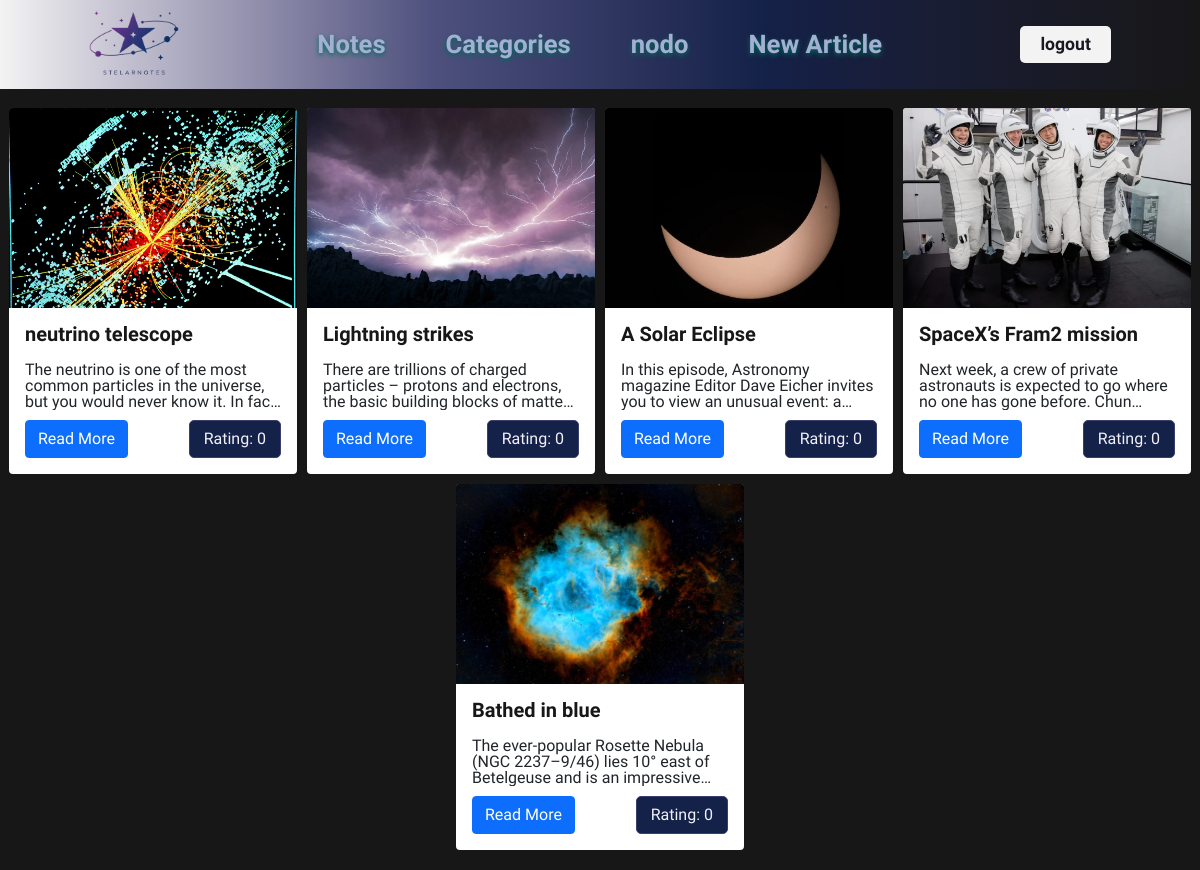
/user/nodo/, run on an earlier commit of the app's database.
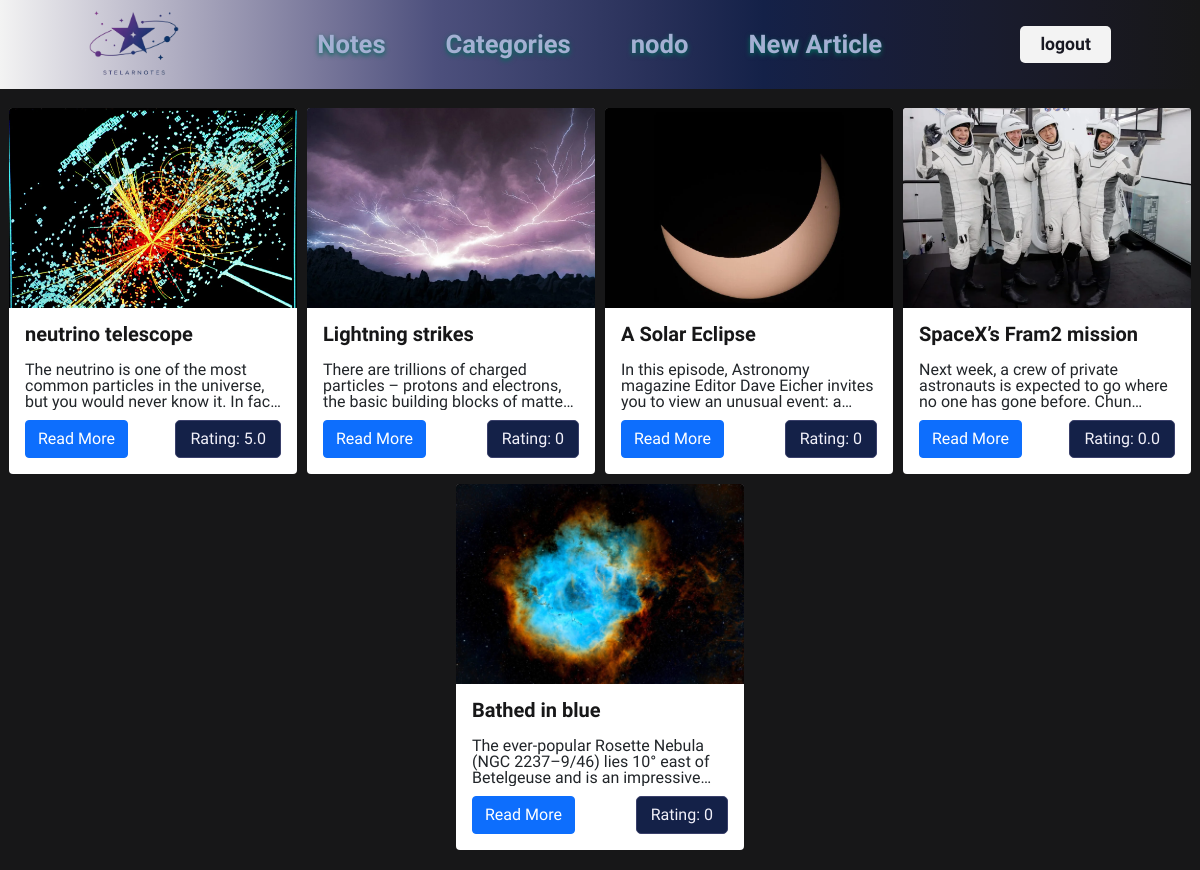
And on a later commit of the database.
### core/models.py (models this page shows, shortened)
class ArticleModel(models.Model):
    author = models.ForeignKey(User, on_delete=models.CASCADE)
    thumbnail = models.ImageField(upload_to="media/")
    title = models.CharField(max_length=200)
    tags = models.ManyToManyField(Tag, blank=True)
    text = models.TextField()
    created_at = models.DateTimeField(auto_now_add=True)
    views = models.IntegerField(default=0)
    def rating(self):
        reviews = self.review_set.all()
        if not reviews:
            return 0
        rating = sum([review.rating for review in reviews]) / len(reviews)
        return rating

class Review(models.Model):
    user = models.ForeignKey("auth.User", on_delete=models.CASCADE)
    article = models.ForeignKey(ArticleModel, on_delete=models.CASCADE)
    rating = models.PositiveSmallIntegerField(validators=[MaxValueValidator(5)])
    class Meta:
        constraints = [
            models.UniqueConstraint(
                fields=["user", "article"], name="unique_user_article"
            )
        ]

### core/views.py (the view)
# urls.py: path("user/<str:username>/", user_articles_view, name="user_articles"),
def user_articles_view(request, username):
    user = get_object_or_404(User, username=username)
    articles = ArticleModel.objects.filter(author=user).order_by("-created_at")
    return render(request, "user_articles.html", {"articles": articles, "user": user})

### core/templatetags/tags.py (called while the page is built)
@register.simple_tag
def get_all_tags():
    return Tag.objects.all()

### templates/user_articles.html (shortened to what this page needs)
{% extends "base.html" %}
{% block content %}
<div class="card_cont" style="width: 100%">
  {% for article in articles %}
    {% include "components/cards.html" %}
  {% empty %}
    <p>No articles available from this user</p>
  {% endfor %}
</div>
{%endblock content %}

### templates/components/cards.html
<div class="card" style="width: 18rem">
  <img src="{{ article.thumbnail.url }}" class="card-img-top" alt="Thumbnail" />
  <div class="card-body">
    <h5 class="card-title">{{ article.title }}</h5>
    <p class="card-text truncate-text">{{ article.text }}</p>
    <div class="btn_and_rating">
      <a href="{% url 'article' article.pk %}" class="btn btn-primary"
      >Read More</a>
      <p>Rating: {{ article.rating }}</p>
    </div>
  </div>
</div>

What changed in the data, as far as the page shows it:
changed ArticleModel "neutrino telescope": rating "0" → "5.0"
changed ArticleModel "SpaceX’s Fram2 mission": rating "0" → "0.0"
